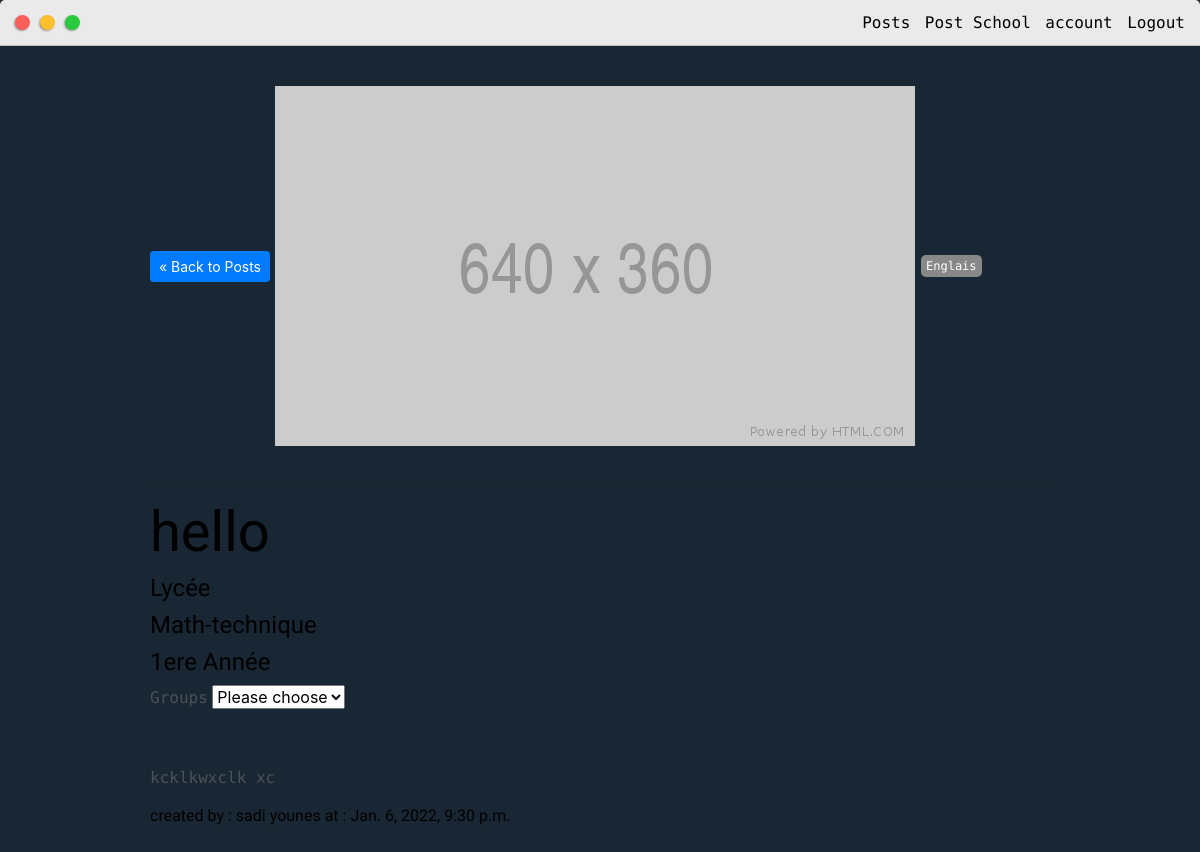
Page /student/post/hello/ (signed in) on the committed database.
### teacher/models.py (models this page shows, shortened)
class PostTeacher(models.Model):
   teacher = models.ForeignKey(Teacher, on_delete=models.CASCADE,null=True)
   title = models.CharField(max_length=200)
   image =  models.ImageField(null=True, blank=True, upload_to="images", default="placeholder.png")
   body = RichTextUploadingField(null=True, blank=True)
   created = models.DateTimeField(auto_now_add=True)
   active = models.BooleanField(default=False)
   matier = models.ForeignKey(Matier,null=False,blank=False,on_delete=models.DO_NOTHING)
   level = models.ForeignKey(Level, null=False, blank=False,on_delete=models.DO_NOTHING)
   division = models.ForeignKey(Division, null=True, blank=True, on_delete=models.DO_NOTHING)
   Annee = models.ForeignKey(Annee, null=False, blank=False, on_delete=models.DO_NOTHING,default=None)
   slug = models.SlugField(null=True, blank=True)

class Teacher(models.Model):
   user = models.OneToOneField(User, on_delete=models.CASCADE, primary_key=True)
   first_name = models.CharField(max_length=200, blank=True, null=True)
   last_name = models.CharField(max_length=200, blank=True, null=True)
   email = models.CharField(max_length=200,unique=True,null=True)
   wilaya = models.ForeignKey(Wilaya, on_delete=models.DO_NOTHING, default=None)
   adress = models.CharField(max_length=200, default=None)
   pic = models.ImageField(null=True, blank=True, upload_to="images", default="user.png")
   phone = models.IntegerField(null = True)
   level = models.ForeignKey(Level, blank=False, null=False, on_delete=models.DO_NOTHING,default=None)
   matier = models.ManyToManyField(Matier)
   bio = models.TextField(null=True, blank=True)
   def __str__(self):
        return f"{self.first_name}  \n   {self.last_name}"

### Home/models.py (models this page shows)
class Matier(models.Model):
    Matier =  models.CharField(max_length=50)
    def __str__(self):
	    return self.Matier

class Level(models.Model):
    level = models.CharField(max_length=20)
    def __str__(self):
        return self.level

class Division(models.Model):
    name = models.CharField(max_length=100)
    def __str__(self):
        return self.name

class Annee(models.Model):
    annee = models.CharField(blank=False,max_length=10,null=False)
    def __str__(self):
        return self.annee

### student/views.py (the view)
# urls.py: path('post/<slug:slug>/', post, name="postTeacher"),
@student_required
def post(request,slug):
    post = PostTeacher.objects.get(slug=slug)
    groups = Groupe.objects.filter(postteacher = post)
    context = {'post':post, 'groups':groups}
    return render(request, 'student/post.html', context)

### student/templates/student/post.html (shortened to what this page needs)
{% extends 'student/main.html' %}
{% load static %}
{% block content %}
<div class="post-container">
	<a class="btn btn-sm btn-primary" href="{% url 'Posts' %}">&laquo Back to Posts</a>
	<img class="featured_image" src="{{post.image.url}}">
		<span class="tag">{{post.matier}}</span>
	<hr>
	<h1>{{post.title}}</h1>
	<h4>{{post.level}}</h4>
	<h4>{{post.division}}</h4>
	<h4>{{post.Annee}}</h4>
	<label for="title">Groups</label>
<select id="title" name="title">
 <option value="" selected>Please choose</option>
</select>
	<br>
	<p>{{post.body|safe}}</p>
	<h6>created by : {{post.teacher}} at : {{post.created}}</h6>
</div>
{% endblock content %}

### static/css/default.css (style rules this page uses)
:root { --mainColor:#eaeaea; --secondaryColor:#fff; --borderColor:#c1c1c1; --mainText:black; --secondaryText:#4b5156; --themeDotBorder:#24292e; --previewBg:rgb(251, 249, 243, 0.8); --previewShadow:#f0ead6; --buttonColor:black; }
html, body { padding: 0; margin: 0; scroll-behavior: smooth; background-color: #192734; }
body * { transition: 0.3s; }
h1, h2, h3, h4, h5, h6, strong { color: var(--mainText); font-family: 'Russo One', sans-serif; font-weight: 500; }
p, li, span, label, input, textarea { color: var(--secondaryText); font-family: 'Roboto Mono', monospace; }
a { text-decoration: none; color:#17a2b8; }
h1 { font-size: 56px; }
h4 { font-size: 24px; }
h6 { font-size: 16px; }
.tag { display:inline-block; color:#fff; background-color: #888; border-radius: 5px; margin: 2px; padding: 2px 5px; font-size: 12px; }

### student/templates/student/post.html (style rules this page uses)
img { max-width: 100%; object-fit: cover; }
.featured_image { margin-top: 20px; margin-bottom: 20px; }
.post-container { width: 900px; margin: 0 auto; padding-top: 20px; padding-bottom: 20px; }

### rows in the picture
PostTeacher: image (placeholder picture), matier "Englais", title "hello", level "Lycée", division "Math-technique", Annee "1ere Année", body "kcklkwxclk xc", teacher "sadi younes", created "Jan. 6, 2022, 9:30 p.m."
